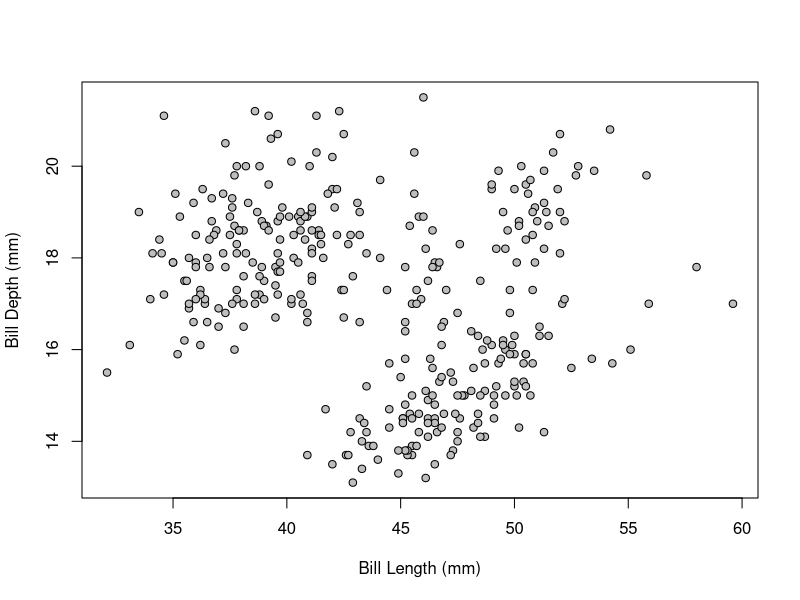
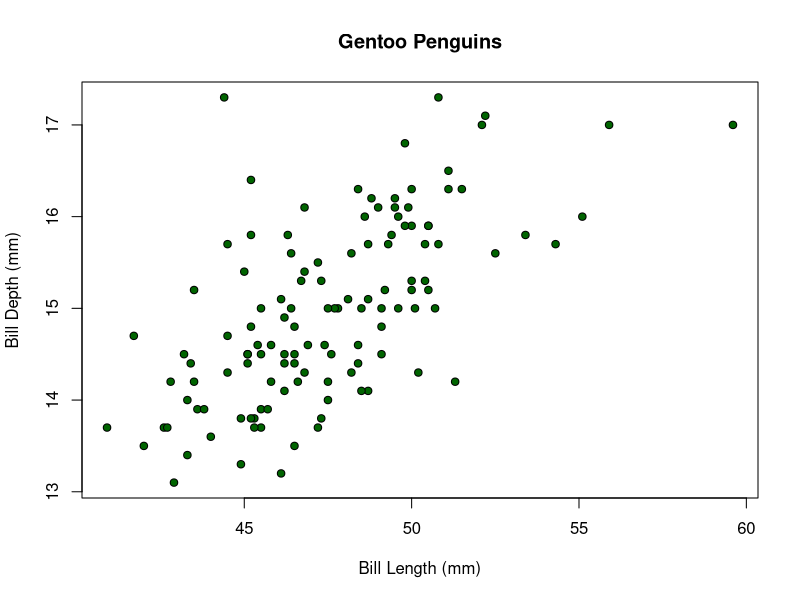
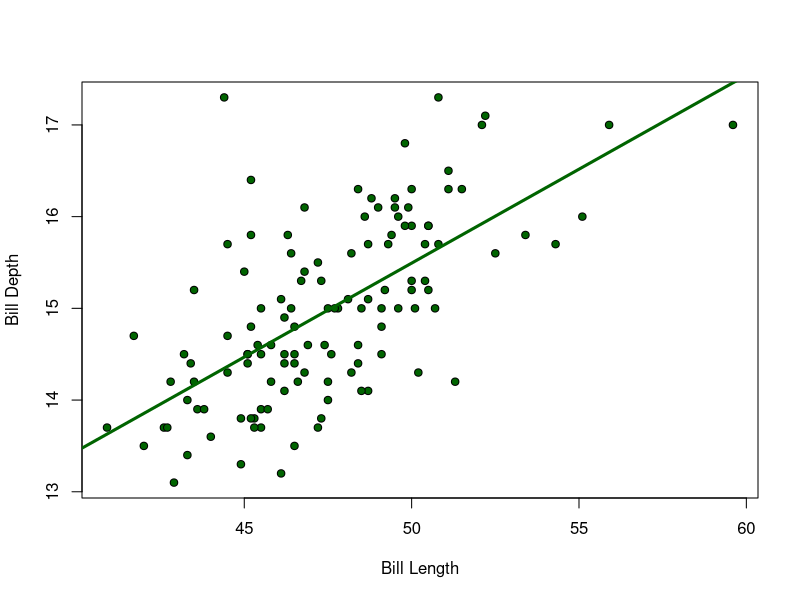
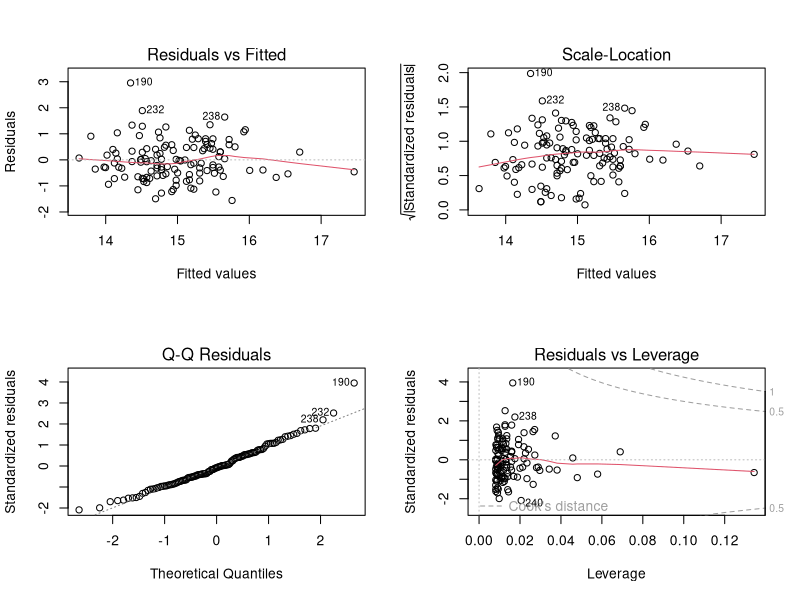
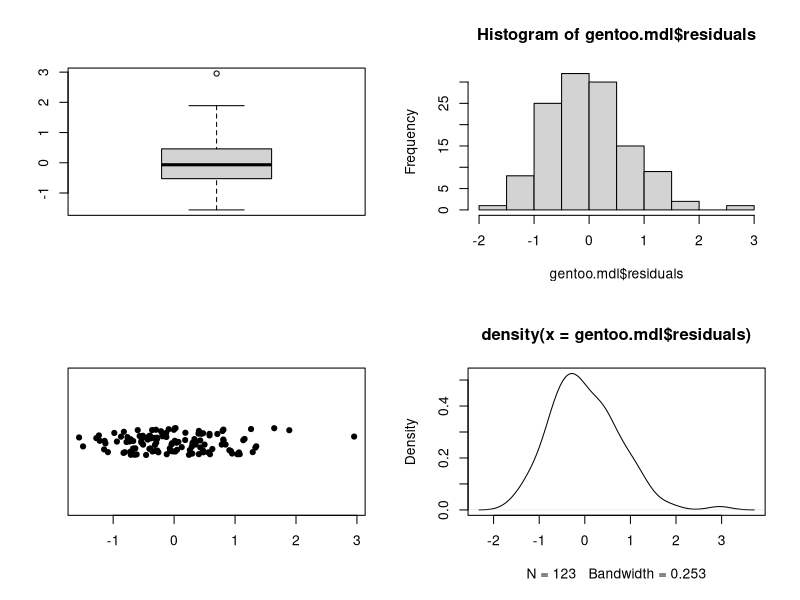
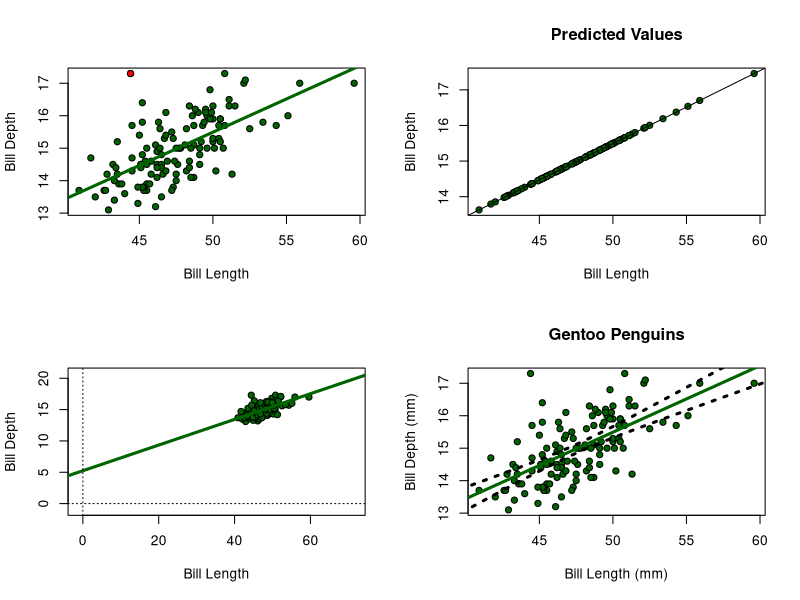
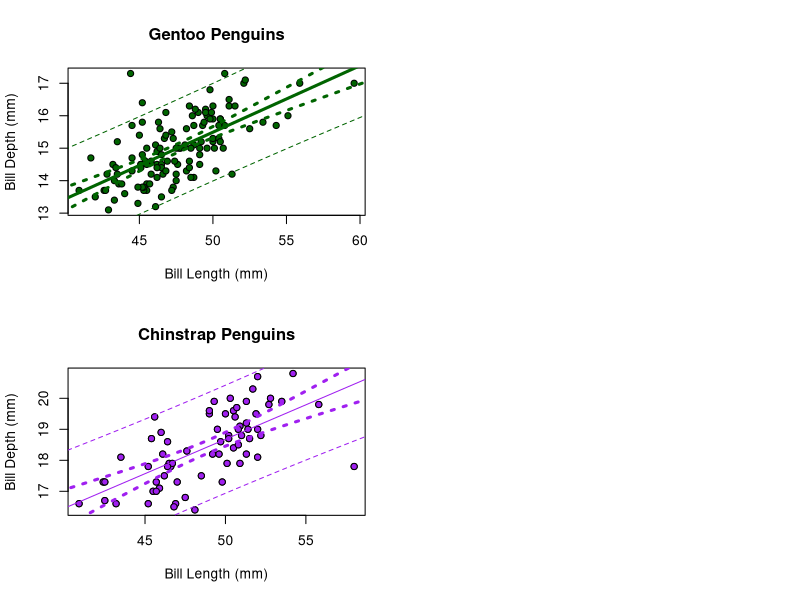
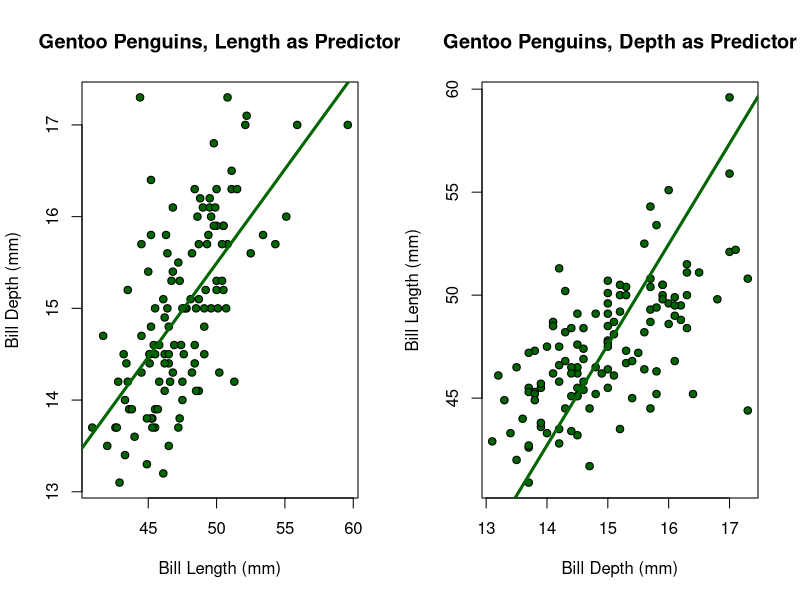

Write R code to recreate these figures, in order.
## ---- chunk 1
knitr::opts_chunk$set(echo = TRUE)
knitr::opts_knit$set(root.dir = '/Users/nicholaskortessis/Library/CloudStorage/GoogleDrive-kortessn@wfu.edu/My Drive/Import/Wake Forest/Teaching/24-25/2025 - Spring/BIO 380/Lab/Wk13')
## ---- chunk 2
library(palmerpenguins)
head(penguins) # Just the first few rows of the data set
str(penguins) # A summary of the data set

## ---- chunk 3
plot(penguins$bill_length_mm, penguins$bill_depth_mm,
     pch = 21, bg = 'gray', xlab = 'Bill Length (mm)',
     ylab = 'Bill Depth (mm)')
## ---- chunk 4
gentoos <- subset(penguins, subset = (species == 'Gentoo'))

plot(gentoos$bill_length_mm, gentoos$bill_depth_mm,
     pch = 21, bg = 'darkgreen', xlab = 'Bill Length (mm)',
     ylab = 'Bill Depth (mm)', main = 'Gentoo Penguins')
## ---- chunk 5
gentoo.mdl <- lm(bill_depth_mm ~ bill_length_mm, 
                 subset = (species == 'Gentoo'),
                 data = penguins)
## ---- chunk 6
summary(gentoo.mdl)
## ---- chunk 7
gentoo.mdl$coefficients #Intercept and slope estimates
plot(gentoos$bill_length_mm, gentoos$bill_depth_mm, 
     pch = 21, bg = 'darkgreen', # Make gray filled circles
     xlab = 'Bill Length',
     ylab = 'Bill Depth')
abline(gentoo.mdl$coefficients, 
       col = 'darkgreen', lwd = 3)
## ---- chunk 8
par(mfcol = c(2,2))
plot(gentoo.mdl)
## ---- chunk 9
head(gentoo.mdl$residuals) # The residual values

par(mfcol = c(2,2))
boxplot(gentoo.mdl$residuals)
stripchart(gentoo.mdl$residuals, method = 'jitter',
           pch = 19)
hist(gentoo.mdl$residuals)
plot(density(gentoo.mdl$residuals))
## ---- chunk 10
plot(gentoos$bill_length_mm, gentoos$bill_depth_mm, 
     pch = 21, bg = 'darkgreen', # Make gray filled circles
     xlab = 'Bill Length',
     ylab = 'Bill Depth')
abline(gentoo.mdl$coefficients, 
       col = 'darkgreen', lwd = 3)
points(penguins$bill_length_mm[190], # Plot point 190 only
       penguins$bill_depth_mm[190], 
       pch = 21, bg = 'red')
## ---- chunk 11
summary(gentoo.mdl)
## ---- chunk 12
plot(gentoos$bill_length_mm, gentoos$bill_depth_mm, 
     pch = 21, bg = 'darkgreen', # Make gray filled circles
     xlab = 'Bill Length',
     ylab = 'Bill Depth',
     xlim = c(-1, 1.2*max(na.omit(gentoos$bill_length_mm))),
     ylim = c(-1, 1.2*max(na.omit(gentoos$bill_depth_mm))))
abline(gentoo.mdl$coefficients, 
       col = 'darkgreen', lwd = 3)
abline(h = 0, lty = 3)
abline(v = 0, lty = 3)
## ---- chunk 13
gentoo.mdl$coefficients[1] + gentoo.mdl$coefficients[2]*mean(gentoos$bill_length_mm, na.rm = T)
## ---- chunk 14
plot(gentoo.mdl$model[,'bill_length_mm'], # Bill lengths
     gentoo.mdl$fitted.values, # Predicted bill depths
     pch = 21, bg = 'darkgreen',
     xlab = 'Bill Length', ylab = 'Bill Depth',
     main = 'Predicted Values')
abline(gentoo.mdl$coefficients)
## ---- chunk 15
new.bill.lengths <- data.frame(bill_length_mm = c(40,50,60))
predict.lm(gentoo.mdl, newdata = new.bill.lengths)
## ---- chunk 16
# Find 95% confidence intervals of the line
new.bill.lengths <- data.frame(
  bill_length_mm = seq(from = 30, to = 70, by = 0.01))
line.ci <- predict(gentoo.mdl, newdata = new.bill.lengths, 
        interval = 'confidence',
        level = 0.95)
head(line.ci)
## ---- chunk 17
line.ci <- data.frame(line.ci, 
                      bill_length_mm = new.bill.lengths$bill_length_mm)
# First plot the data
plot(gentoos$bill_length_mm, gentoos$bill_depth_mm, 
     pch = 21, bg = 'darkgreen', # Make gray filled circles
     xlab = 'Bill Length (mm)',
     ylab = 'Bill Depth (mm)',
     main = 'Gentoo Penguins')
abline(gentoo.mdl$coefficients, 
       col = 'darkgreen', lwd = 3)

# Lower bound of the CI
lines(line.ci$bill_length_mm, line.ci[,'lwr'],
      lty = 3, lwd = 3) # Make them dashed and wider
# Upper bound of the CI
lines(line.ci$bill_length_mm, line.ci[,'upr'],
      lty = 3, lwd = 3)
## ---- chunk 18
pred.int <- predict.lm(gentoo.mdl, newdata = new.bill.lengths,
                       interval = 'prediction', level = 0.95)
pred.int <- data.frame(pred.int, 
                       bill_length_mm = new.bill.lengths$bill_length_mm)
## ---- chunk 19
subset(pred.int, subset = (bill_length_mm == 40.00))
## ---- chunk 20
# First plot the data
plot(gentoos$bill_length_mm, gentoos$bill_depth_mm, 
     pch = 21, bg = 'darkgreen', # Make gray filled circles
     xlab = 'Bill Length (mm)',
     ylab = 'Bill Depth (mm)',
     main = 'Gentoo Penguins')
# Best fit estimate for the line
abline(gentoo.mdl$coefficients, 
       col = 'darkgreen', lwd = 3)

# Lower bound of the CI
lines(line.ci$bill_length_mm, line.ci[,'lwr'],
      lty = 3, lwd = 3,
      col = 'darkgreen') # Make them dashed and wider
# Upper bound of the CI
lines(line.ci$bill_length_mm, line.ci[,'upr'],
      lty = 3, lwd = 3,
      col = 'darkgreen')

# Lower bound of the PI
lines(pred.int$bill_length_mm, pred.int$lwr,
      lty = 2, lwd = 1,
      col = 'darkgreen') # Make them dashed and wider
# Upper bound of the PI
lines(pred.int$bill_length_mm, pred.int$upr,
      lty = 2, lwd = 1,
      col = 'darkgreen')
## ---- chunk 21

Chinstrap.mdl <- lm(bill_depth_mm ~ bill_length_mm, 
                    data = penguins,
                    subset = species == "Chinstrap")
Chinstraps <- subset(penguins,
                     subset = species == 'Chinstrap')

plot(Chinstraps$bill_length_mm, Chinstraps$bill_depth_mm,
     pch = 21, bg = 'purple', xlab = 'Bill Length (mm)',
     ylab = 'Bill Depth (mm)', main = 'Chinstrap Penguins')
points(Chinstraps$bill_length_mm, Chinstraps$bill_depth_mm,
     pch = 21, bg = 'purple')
abline(Chinstrap.mdl$coefficients, col = 'purple')

ci <- predict(Chinstrap.mdl, new.bill.lengths,
              interval = 'confidence')
ci <- data.frame(ci, bill_length_mm = new.bill.lengths$bill_length_mm)
lines(ci$bill_length_mm, ci$lwr,
      lty = 3, lwd = 3, col = 'purple')
lines(ci$bill_length_mm, ci$upr,
      lty = 3, lwd = 3, col = 'purple')
pi <- predict(Chinstrap.mdl, new.bill.lengths,
              interval = 'prediction')
pi <- data.frame(pi, bill_length_mm = new.bill.lengths$bill_length_mm)
lines(pi$bill_length_mm, pi$lwr,
      lty = 2, lwd = 1, col = 'purple')
lines(pi$bill_length_mm, pi$upr,
      lty = 2, lwd = 1, col = 'purple')
## ---- chunk 22
par(mfcol = c(1,2))
plot(gentoos$bill_length_mm, gentoos$bill_depth_mm, 
     pch = 21, bg = 'darkgreen',
     xlab = 'Bill Length (mm)',
     ylab = 'Bill Depth (mm)',
     main = 'Gentoo Penguins, Length as Predictor')
# Best fit estimate for the line
abline(gentoo.mdl$coefficients, 
       col = 'darkgreen', lwd = 3)

plot(gentoos$bill_depth_mm, gentoos$bill_length_mm, 
     pch = 21, bg = 'darkgreen',
     ylab = 'Bill Length (mm)',
     xlab = 'Bill Depth (mm)',
     main = 'Gentoo Penguins, Depth as Predictor')
# Best fit estimate for the line
abline(a = -gentoo.mdl$coefficients[1]/gentoo.mdl$coefficients[2], 
       b = 1/gentoo.mdl$coefficients[2],
       col = 'darkgreen', lwd = 3)
## ---- chunk 23
gentoo.mdl2 <- lm(bill_length_mm ~ bill_depth_mm, 
                  data = penguins, 
                  subset = (species == 'Gentoo'))
gentoo.mdl2$coefficients
## ---- chunk 24
par(mfcol = c(1,2))
plot(gentoos$bill_length_mm, gentoos$bill_depth_mm, 
     pch = 21, bg = 'darkgreen',
     xlab = 'Bill Length (mm)',
     ylab = 'Bill Depth (mm)',
     main = 'Gentoo Penguins')
# Best fit estimate for the line
abline(gentoo.mdl$coefficients, 
       col = 'darkgreen', lwd = 3)
abline(a = -gentoo.mdl2$coefficients[1]/gentoo.mdl2$coefficients[2],
       b = 1/gentoo.mdl2$coefficients[2], lty = 2,
       col = 'darkgreen', lwd = 3)

plot(gentoos$bill_depth_mm, gentoos$bill_length_mm, 
     pch = 21, bg = 'darkgreen',
     ylab = 'Bill Length (mm)',
     xlab = 'Bill Depth (mm)',
     main = 'Gentoo Penguins')
# Best fit estimate for the line
abline(a = -gentoo.mdl$coefficients[1]/gentoo.mdl$coefficients[2], 
       b = 1/gentoo.mdl$coefficients[2],
       col = 'darkgreen', lwd = 3)
abline(gentoo.mdl2$coefficients,
       col = 'darkgreen', lwd = 3,
       lty = 2)
legend('topleft', legend = c('Length as Predictor', 'Depth as Predictor'),
       col = 'darkgreen', lwd = 3, 
       lty = 1:2, bty = 'n')
## ---- chunk 25
cov(gentoos$bill_length_mm, gentoos$bill_depth_mm)

# Looks like there is a missing value in the data set, likely because somem measurements are 
# missing for some penguins. We can ignore these with the argument "use". 
cov(gentoos$bill_length_mm, gentoos$bill_depth_mm,
    use = 'pairwise.complete.obs')

## ---- chunk 26
cor(gentoos$bill_length_mm, gentoos$bill_depth_mm,
    use = 'pairwise.complete.obs')
## ---- chunk 27

x <- seq(from = -1, to = 1, length = 50)
y1 <- -0.05/1.5*x 
y2 <- 3*x^2 -1
y3 <- 0.05/1.5*x

par(mfrow = c(1,3))
plot(x,y1, ylim = c(-1,1), ylab = 'y', 
     main = paste('r = ',round(cor(x,y1),2)),
     pch = 21, bg = 'gray')
plot(x,y2, ylim = c(-1,1), ylab = 'y', 
     main = paste('r = ',round(cor(x,y2),2)),
     pch = 21, bg = 'gray')
plot(x,y3, ylim = c(-1,1), ylab = 'y', 
     main = paste('r = ',round(cor(x,y3),2)),
     pch = 21, bg = 'gray')
## ---- chunk 28
metab.df <- read.csv('Body_Size_Observations.csv')
str(metab.df)
## ---- chunk 29
mammals.df <- subset(metab.df, subset = (class == "Mammalia"))
## ---- chunk 30
plot(mammals.df$body.mass, mammals.df$metabolic.rate,
     pch = 21, bg = 'royalblue',
     xlab = 'Body Size (kg)', 
     ylab = 'Metabolic Rate',
     main = 'Mammal Metabolic Scaling')
## ---- chunk 31
plot(log10(mammals.df$body.mass), log10(mammals.df$metabolic.rate),
     pch = 21, bg = 'royalblue',
     xlab = 'log10 Body Size (kg)', 
     ylab = 'log10 Metabolic Rate')
## ---- chunk 32
powlaw.mdl <- lm(log10(metabolic.rate) ~ log10(body.mass), 
                 data = mammals.df)
summary(powlaw.mdl)

plot(log10(mammals.df$body.mass), log10(mammals.df$metabolic.rate),
     pch = 21, bg = 'royalblue',
     xlab = 'log10 Body Size (kg)', 
     ylab = 'log10 Metabolic Rate')
abline(powlaw.mdl, col = 'royalblue')
## ---- chunk 33
par(mfcol = c(2,2))
plot(powlaw.mdl)
## ---- chunk 34
a <- 10^powlaw.mdl$coefficients[1]
b <- powlaw.mdl$coefficients[2]

# Make some fake body sizes to draw the power law curve
body.sizes <- seq(from = 0, to = 150, length = 1000)
powlaw.fit <- a*body.sizes^b
# Plot data
plot(mammals.df$body.mass, mammals.df$metabolic.rate,
     pch = 21, bg = 'royalblue',
     xlab = 'Body Size (kg)',
     ylab = 'Metabolic Rate',
     )
# Add power law
lines(body.sizes, powlaw.fit, col = 'royalblue')
## ---- chunk 35
measles.df <- read.csv('US_Measles_Cases.csv')
str(measles.df)
## ---- chunk 36
plot(measles.df$outbreak_days, measles.df$cases, typ = 'b',
     pch = 21, bg = 'gray',
     xlab = 'Day of Outbreak', ylab = 'Cases',
     main = 'US Measles Outbreak 2025')
## ---- chunk 37
plot(measles.df$outbreak_days, log(measles.df$cases), typ = 'b',
     pch = 21, bg = 'gray',
     xlab = 'Day of Outbreak', ylab = 'Ln Cases',
     main = 'US Measles Outbreak 2025')
## ---- chunk 38
exp.measles.mdl <- lm(log(cases) ~ outbreak_days, 
                      data = measles.df, 
                      subset = (outbreak_days <=50))
par(mfcol = c(2,2))
plot(exp.measles.mdl)
## ---- chunk 39
summary(exp.measles.mdl)
plot(measles.df$outbreak_days, log(measles.df$cases), typ = 'b',
     pch = 21, bg = 'gray',
     xlab = 'Day of Outbreak', ylab = 'Ln Cases',
     main = 'US Measles Outbreak 2025')
abline(exp.measles.mdl$coefficients, col = 'gray')
## ---- chunk 40
confint(exp.measles.mdl, parm = 'outbreak_days')
## ---- chunk 41
days <- 0:70
pred.cases <- exp(exp.measles.mdl$coefficients[1] + exp.measles.mdl$coefficients[2]*days)

plot(measles.df$outbreak_days, measles.df$cases, typ = 'b',
     pch = 21, bg = 'gray',
     xlab = 'Day of Outbreak', ylab = 'Ln Cases',
     main = 'US Measles Outbreak 2025')
lines(days, pred.cases,
      typ = 'l', col = 'gray')
## ---- chunk 42
penguin.mdl <- lm(bill_depth_mm ~ bill_length_mm*species, data = penguins)
summary(penguin.mdl)
## ---- chunk 43
new.penguins.mdl <- lm(bill_depth_mm ~ bill_length_mm + species, data = penguins)
summary(new.penguins.mdl)
plot(penguins$bill_length_mm, penguins$bill_depth_mm,
     xlab = 'Bill Length (mm)', ylab = 'Bill Depth (mm)', 
     main = 'Penguins Data Set')

new.data.n <- 200
specs <- unique(penguins$species)
specs <-specs[order(specs)]
cols <- c('orange', 'purple', 'darkgreen')

legend('bottomleft', bty = 'n', legend = specs, 
       col = cols, lwd = 3, lty = 1)

for (i in 1:3){
  spec.data <- subset(penguins, subset = species == specs[i])
  new.data <- data.frame(species = rep(specs[i], each = new.data.n),
                       bill_length_mm = seq(from = min(spec.data$bill_length_mm, na.rm = T), to = max(spec.data$bill_length_mm, na.rm = T), length = new.data.n))
  spec.ci <- data.frame(predict(new.penguins.mdl, new.data, interval = 'confidence'))
  lines(new.data$bill_length_mm, spec.ci$fit, lwd = 3, col = cols[i])
  lines(new.data$bill_length_mm, spec.ci$lwr, lty = 2, col = cols[i])
  lines(new.data$bill_length_mm, spec.ci$upr, lty = 2, col = cols[i])
  points(spec.data$bill_length_mm, spec.data$bill_depth_mm,
     pch = 21, bg = cols[i])
}
